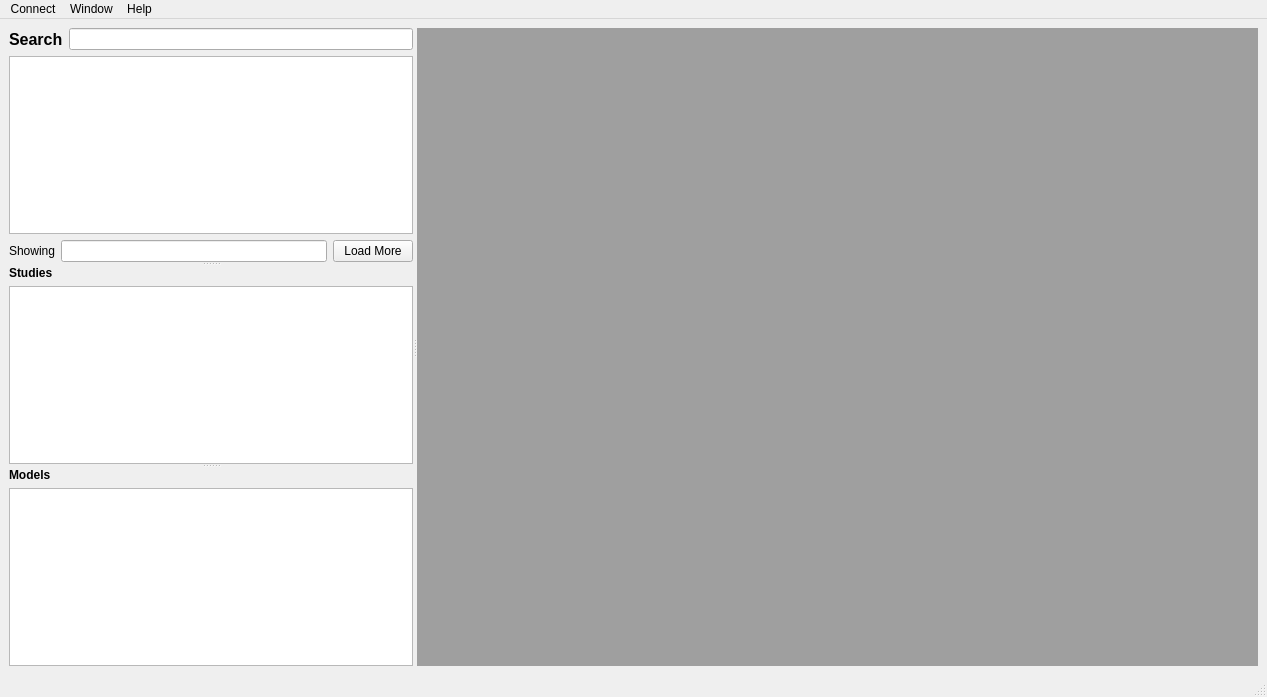
<?xml version="1.0" encoding="UTF-8"?>
<ui version="4.0">
 <class>MainWindow</class>
 <widget class="QMainWindow" name="MainWindow">
  <property name="geometry">
   <rect>
    <x>0</x>
    <y>0</y>
    <width>1267</width>
    <height>697</height>
   </rect>
  </property>
  <property name="windowTitle">
   <string>MainWindow</string>
  </property>
  <widget class="QWidget" name="centralwidget">
   <layout class="QVBoxLayout" name="verticalLayout_5">
    <item>
     <widget class="QSplitter" name="splitter_3">
      <property name="orientation">
       <enum>Qt::Horizontal</enum>
      </property>
      <property name="childrenCollapsible">
       <bool>false</bool>
      </property>
      <widget class="QSplitter" name="splitter_2">
       <property name="orientation">
        <enum>Qt::Vertical</enum>
       </property>
       <property name="childrenCollapsible">
        <bool>false</bool>
       </property>
       <widget class="QWidget" name="layoutWidget">
        <layout class="QVBoxLayout" name="verticalLayout_2">
         <item>
          <layout class="QVBoxLayout" name="verticalLayout">
           <item>
            <layout class="QHBoxLayout" name="horizontalLayout">
             <item>
              <widget class="QLabel" name="label">
               <property name="font">
                <font>
                 <pointsize>12</pointsize>
                 <weight>75</weight>
                 <bold>true</bold>
                </font>
               </property>
               <property name="text">
                <string>Search</string>
               </property>
              </widget>
             </item>
             <item>
              <widget class="QLineEdit" name="patientSearch"/>
             </item>
            </layout>
           </item>
          </layout>
         </item>
         <item>
          <widget class="QTableView" name="patientsView"/>
         </item>
         <item>
          <layout class="QHBoxLayout" name="horizontalLayout_2">
           <item>
            <widget class="QLabel" name="showingLabel">
             <property name="text">
              <string>Showing</string>
             </property>
            </widget>
           </item>
           <item>
            <widget class="QLineEdit" name="recCounter">
             <property name="alignment">
              <set>Qt::AlignRight|Qt::AlignTrailing|Qt::AlignVCenter</set>
             </property>
             <property name="readOnly">
              <bool>true</bool>
             </property>
            </widget>
           </item>
           <item>
            <widget class="QPushButton" name="loadMore">
             <property name="text">
              <string>Load More</string>
             </property>
            </widget>
           </item>
          </layout>
         </item>
        </layout>
       </widget>
       <widget class="QSplitter" name="splitter">
        <property name="orientation">
         <enum>Qt::Vertical</enum>
        </property>
        <widget class="QWidget" name="layoutWidget">
         <layout class="QVBoxLayout" name="verticalLayout_3">
          <item>
           <widget class="QLabel" name="label_2">
            <property name="font">
             <font>
              <weight>75</weight>
              <bold>true</bold>
             </font>
            </property>
            <property name="text">
             <string>Studies</string>
            </property>
           </widget>
          </item>
          <item>
           <widget class="QTableView" name="studiesView"/>
          </item>
         </layout>
        </widget>
        <widget class="QWidget" name="layoutWidget">
         <layout class="QVBoxLayout" name="verticalLayout_4">
          <item>
           <widget class="QLabel" name="label_3">
            <property name="font">
             <font>
              <weight>75</weight>
              <bold>true</bold>
             </font>
            </property>
            <property name="text">
             <string>Models</string>
            </property>
           </widget>
          </item>
          <item>
           <widget class="QTableView" name="modelsView"/>
          </item>
         </layout>
        </widget>
       </widget>
      </widget>
      <widget class="QMdiArea" name="studyWindows"/>
     </widget>
    </item>
   </layout>
  </widget>
  <widget class="QMenuBar" name="menubar">
   <property name="geometry">
    <rect>
     <x>0</x>
     <y>0</y>
     <width>1267</width>
     <height>21</height>
    </rect>
   </property>
   <widget class="QMenu" name="menuConnect">
    <property name="title">
     <string>Connect</string>
    </property>
    <addaction name="actionPacs"/>
    <addaction name="actionLocal_Directory"/>
    <addaction name="actionLoad_DICOMDIR"/>
    <addaction name="separator"/>
    <addaction name="actionExit"/>
   </widget>
   <widget class="QMenu" name="menuWindow">
    <property name="title">
     <string>Window</string>
    </property>
    <addaction name="actionPreferences"/>
    <addaction name="separator"/>
   </widget>
   <widget class="QMenu" name="menuHelp">
    <property name="title">
     <string>Help</string>
    </property>
    <addaction name="actionContents"/>
    <addaction name="actionAbout"/>
    <addaction name="separator"/>
   </widget>
   <addaction name="menuConnect"/>
   <addaction name="menuWindow"/>
   <addaction name="menuHelp"/>
  </widget>
  <widget class="QStatusBar" name="statusbar"/>
  <action name="actionPacs">
   <property name="text">
    <string>PACS</string>
   </property>
   <property name="toolTip">
    <string>Select the PACS to load studies</string>
   </property>
   <property name="shortcut">
    <string>Ctrl+U</string>
   </property>
  </action>
  <action name="actionLocal_Directory">
   <property name="text">
    <string>Local Directory</string>
   </property>
   <property name="toolTip">
    <string>Local Directory or DICOMDIR file listing the studies</string>
   </property>
   <property name="shortcut">
    <string>Ctrl+L</string>
   </property>
  </action>
  <action name="actionPreferences">
   <property name="text">
    <string>Preferences</string>
   </property>
   <property name="shortcut">
    <string>Ctrl+P</string>
   </property>
  </action>
  <action name="actionContents">
   <property name="text">
    <string>Contents</string>
   </property>
  </action>
  <action name="actionAbout">
   <property name="text">
    <string>About</string>
   </property>
  </action>
  <action name="actionExit">
   <property name="text">
    <string>Exit</string>
   </property>
   <property name="shortcut">
    <string>Ctrl+X</string>
   </property>
  </action>
  <action name="actionLoad_DICOMDIR">
   <property name="text">
    <string>Load DICOMDIR</string>
   </property>
   <property name="shortcut">
    <string>Ctrl+D</string>
   </property>
  </action>
 </widget>
 <resources/>
 <connections/>
</ui>
